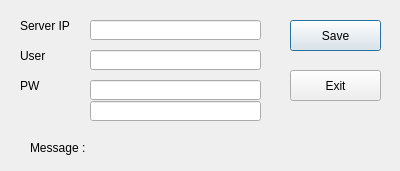
<?xml version="1.0" encoding="UTF-8"?>
<ui version="4.0">
 <class>Dialog</class>
 <widget class="QDialog" name="Dialog">
  <property name="geometry">
   <rect>
    <x>0</x>
    <y>0</y>
    <width>400</width>
    <height>171</height>
   </rect>
  </property>
  <property name="windowTitle">
   <string>Dialog</string>
  </property>
  <widget class="QLabel" name="label">
   <property name="geometry">
    <rect>
     <x>20</x>
     <y>20</y>
     <width>56</width>
     <height>12</height>
    </rect>
   </property>
   <property name="text">
    <string>Server IP</string>
   </property>
  </widget>
  <widget class="QLineEdit" name="lineEdit">
   <property name="geometry">
    <rect>
     <x>90</x>
     <y>20</y>
     <width>171</width>
     <height>20</height>
    </rect>
   </property>
  </widget>
  <widget class="QLabel" name="label_2">
   <property name="geometry">
    <rect>
     <x>20</x>
     <y>50</y>
     <width>56</width>
     <height>12</height>
    </rect>
   </property>
   <property name="text">
    <string>User</string>
   </property>
  </widget>
  <widget class="QLineEdit" name="lineEdit_2">
   <property name="geometry">
    <rect>
     <x>90</x>
     <y>50</y>
     <width>171</width>
     <height>20</height>
    </rect>
   </property>
  </widget>
  <widget class="QLineEdit" name="lineEdit_3">
   <property name="geometry">
    <rect>
     <x>90</x>
     <y>80</y>
     <width>171</width>
     <height>20</height>
    </rect>
   </property>
  </widget>
  <widget class="QLabel" name="label_3">
   <property name="geometry">
    <rect>
     <x>20</x>
     <y>80</y>
     <width>56</width>
     <height>12</height>
    </rect>
   </property>
   <property name="text">
    <string>PW</string>
   </property>
  </widget>
  <widget class="QPushButton" name="pushButton">
   <property name="geometry">
    <rect>
     <x>290</x>
     <y>20</y>
     <width>91</width>
     <height>31</height>
    </rect>
   </property>
   <property name="text">
    <string>Save</string>
   </property>
  </widget>
  <widget class="QPushButton" name="pushButton_2">
   <property name="geometry">
    <rect>
     <x>290</x>
     <y>70</y>
     <width>91</width>
     <height>31</height>
    </rect>
   </property>
   <property name="text">
    <string>Exit</string>
   </property>
  </widget>
  <widget class="QLineEdit" name="lineEdit_4">
   <property name="geometry">
    <rect>
     <x>90</x>
     <y>101</y>
     <width>171</width>
     <height>20</height>
    </rect>
   </property>
  </widget>
  <widget class="QLabel" name="label_4">
   <property name="geometry">
    <rect>
     <x>20</x>
     <y>140</y>
     <width>361</width>
     <height>16</height>
    </rect>
   </property>
   <property name="text">
    <string/>
   </property>
  </widget>
  <widget class="QLabel" name="label_5">
   <property name="geometry">
    <rect>
     <x>30</x>
     <y>140</y>
     <width>341</width>
     <height>16</height>
    </rect>
   </property>
   <property name="text">
    <string>Message :</string>
   </property>
  </widget>
 </widget>
 <resources/>
 <connections>
  <connection>
   <sender>pushButton_2</sender>
   <signal>clicked()</signal>
   <receiver>Dialog</receiver>
   <slot>close()</slot>
   <hints>
    <hint type="sourcelabel">
     <x>335</x>
     <y>85</y>
    </hint>
    <hint type="destinationlabel">
     <x>199</x>
     <y>63</y>
    </hint>
   </hints>
  </connection>
 </connections>
</ui>
